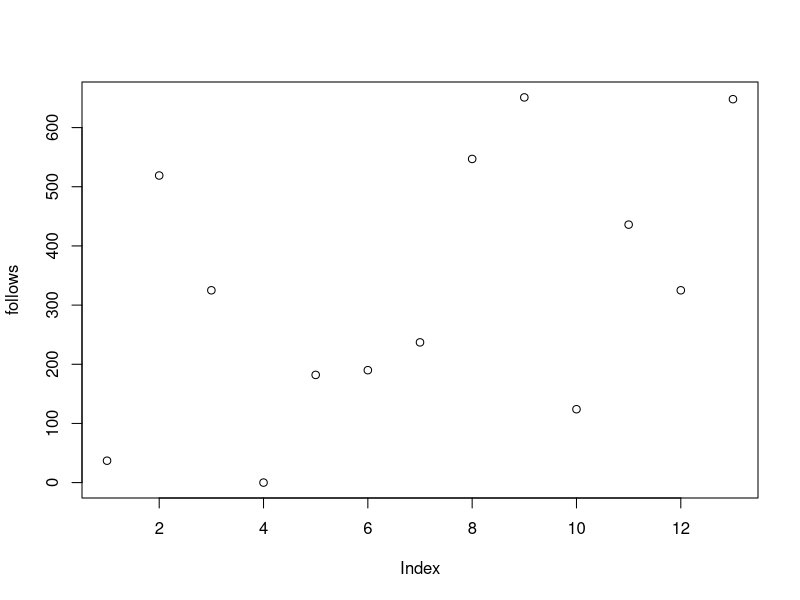
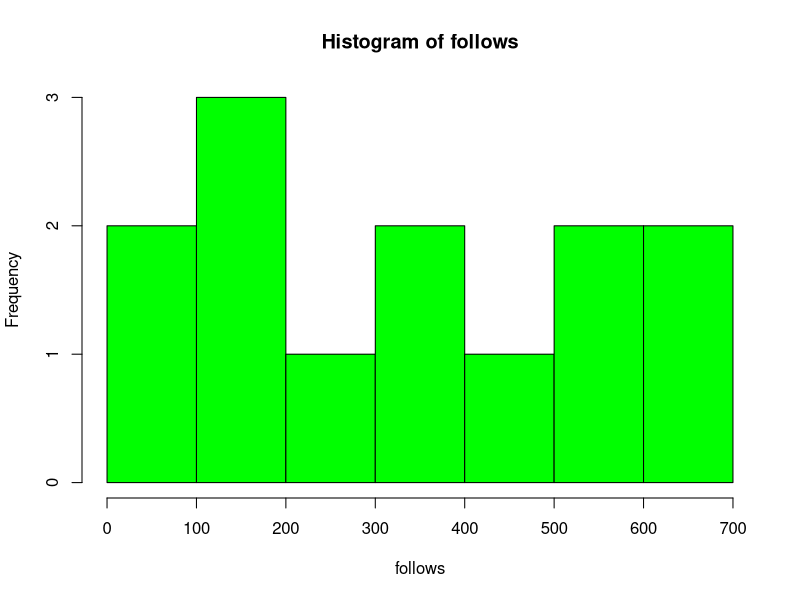
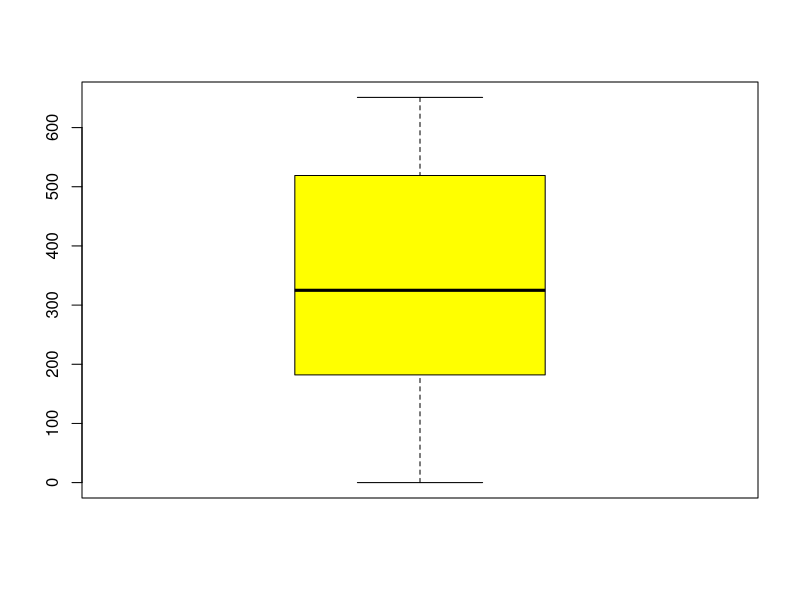

Source code (R) for these figures, in order:
#Actividad 3 - Daniela Roman A01799267, Juan Carlos Flores A01376511

follows <- c(37,519,325,0,182,190,237,547,651,124,436,325,648)

mean(follows) #promedio
median(follows) #mediana
var(follows) #varianza
sd(follows) #desviación


install.packages("modeest")

library(modeest)
mfv(follows)

min(follows) #dato más pequeño
max(follows) #dato más grande 
which.min(follows) #en que "casilla" está el dato menor 
which.max(follows) #en que "casilla" está el dato mayor

plot(follows) #crear la gráfica
hist(follows,col="green") #histograma

summary(follows)
boxplot(follows,col="yellow") #grafico + cuartiles
